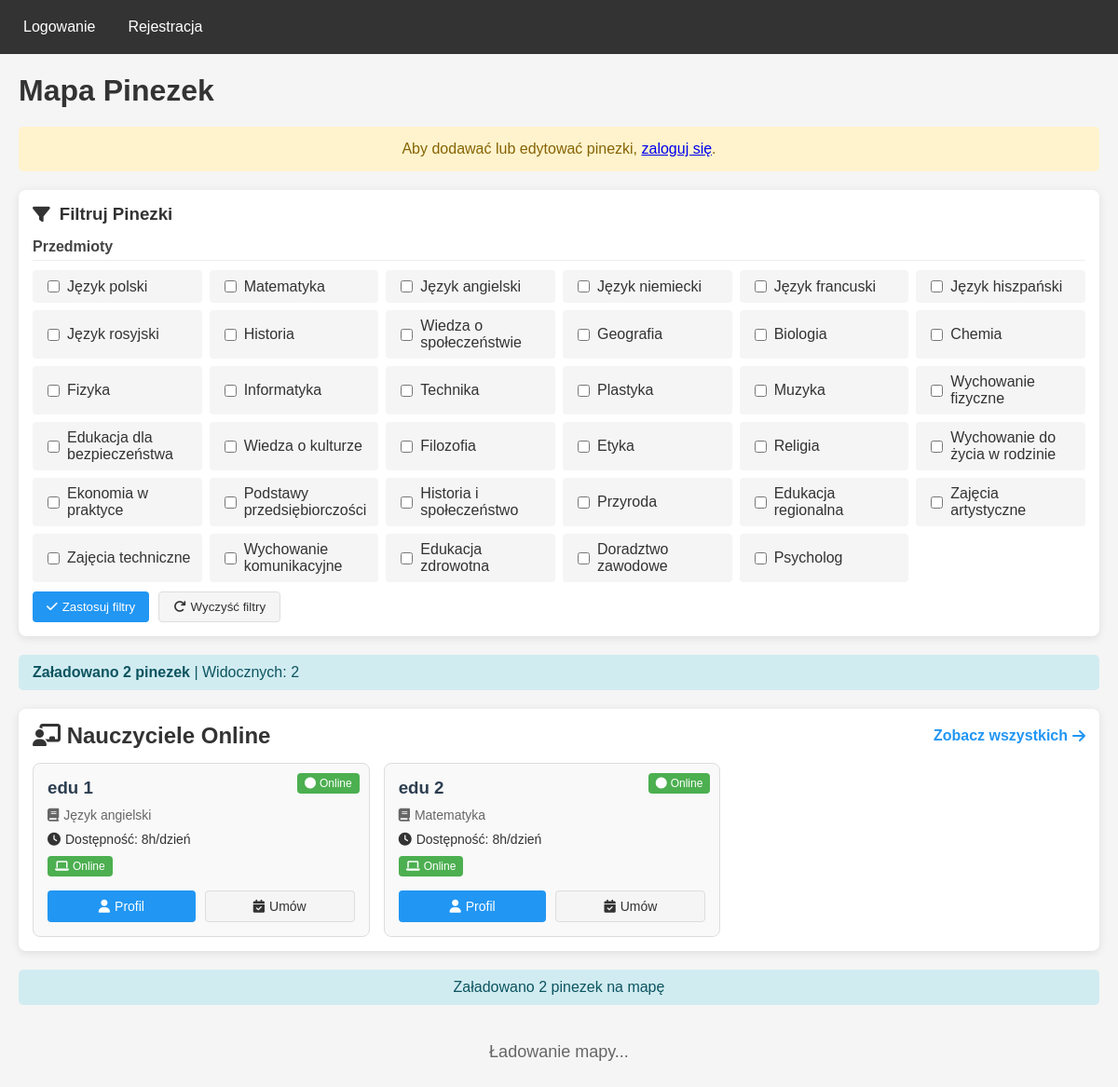
Before: / with the older database file.
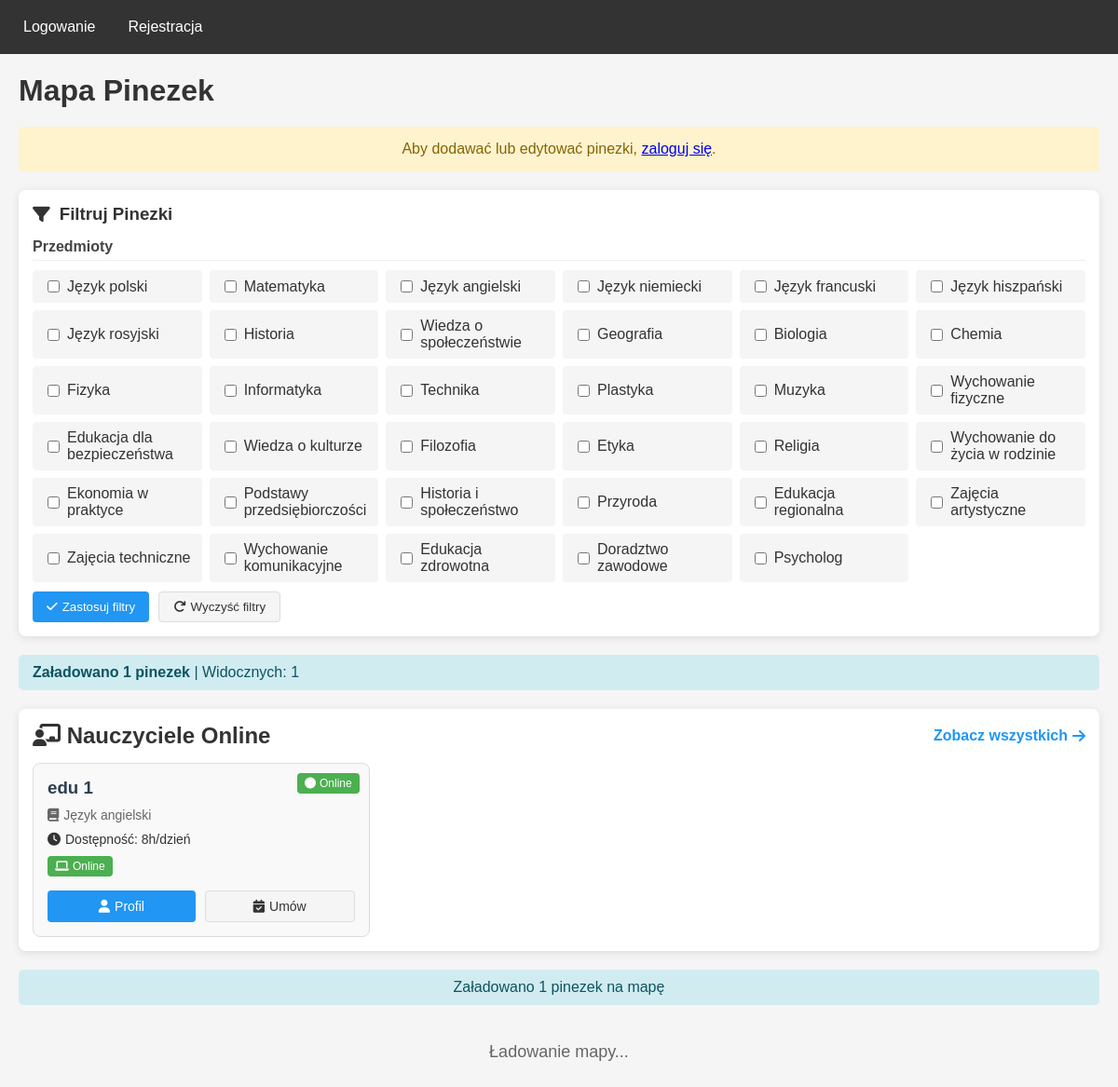
After: the same page with the newer database file.
### tables this page shows
CREATE TABLE users (
                id INTEGER PRIMARY KEY AUTOINCREMENT,
                username TEXT UNIQUE NOT NULL,
                email TEXT UNIQUE NOT NULL,
                hash TEXT NOT NULL,
                role INTEGER DEFAULT 0,
                voivodeship TEXT,
                regional_teacher_id INTEGER,
                first_name TEXT,
                last_name TEXT,
                phone TEXT,
                school TEXT,
                subjects TEXT,
                experience_years INTEGER,
                bio TEXT,
                profile_picture TEXT,
                created_at TIMESTAMP DEFAULT CURRENT_TIMESTAMP,
                is_online INTEGER DEFAULT 0,
                last_online TIMESTAMP,
                teaching_modes TEXT DEFAULT 'online',
                availability_hours INTEGER DEFAULT 8,
                parental_email TEXT,
                password_setup_token TEXT,
                token_expiry TIMESTAMP,
                password_reset_token TEXT,
                password_reset_expiry TIMESTAMP,
                tmethod TEXT DEFAULT 'default_method'
            );

### app.py (the view, shortened to what this page needs)
@app.route("/")
def index():
    db = get_db()
    pins_rows = db.execute("""
        SELECT p.*, u.username as creator, u.email as creator_email, u.subjects
        FROM pins p
        JOIN users u ON p.created_by = u.id
    """).fetchall()
    pins = []
    for row in pins_rows:
        pin = dict(row)
        if pin['subjects']:
            subjects = pin['subjects'].split(',')
            if subjects:
                first_subject = subjects[0].strip()
                pin['color'] = SUBJECT_COLORS.get(first_subject, DEFAULT_PIN_COLOR)
                pin['first_subject'] = first_subject
        else:
            pin['color'] = DEFAULT_PIN_COLOR
            pin['first_subject'] = None
        pins.append(pin)
    online_teachers = db.execute("""
        SELECT id, first_name, last_name, subjects, availability_hours, teaching_modes, is_online, last_online
        FROM users
        WHERE role IN (?, ?) AND is_online = 1
        ORDER BY last_online DESC
        LIMIT 3
    """, (ROLE_TEACHER, ROLE_REGIONAL_TEACHER)).fetchall()
    online_teachers = rows_to_dict_list(online_teachers)
    teacher_has_pin = False
    role = None
    managed_teachers = []
    unread_notifications = 0
    return render_template(
        "index.html",
        pins=pins,
        online_teachers=online_teachers,
        teacher_has_pin=teacher_has_pin,
        role=role,
        logged_in="user_id" in session,
        managed_teachers=managed_teachers,
        unread_notifications=unread_notifications,
        school_subjects=SCHOOL_SUBJECTS
    )

### app.py (called while the page is built)
def get_db():
    db = getattr(g, '_database', None)
    if db is None:
        db = g._database = sqlite3.connect(DATABASE)
        db.row_factory = sqlite3.Row
    return db

@app.teardown_appcontext
def close_connection(exception):
    db = getattr(g, '_database', None)
    if db is not None:
        db.close()

def rows_to_dict_list(rows):
    return [dict(row) for row in rows] if rows else []

@app.context_processor
def utility_processor():
    return dict(
        get_day_name=get_day_name,
        get_role_name=get_role_name,
        datetime=datetime,
        timedelta=timedelta,
        format_time_slot=format_time_slot
    )

### templates/index.html (shortened to what this page needs)
<!DOCTYPE html>
<html lang="pl">
<head>
    <link href="https://api.mapbox.com/mapbox-gl-js/v3.1.0/mapbox-gl.css" rel="stylesheet">
    <link rel="stylesheet" href="https://cdnjs.cloudflare.com/ajax/libs/font-awesome/6.4.0/css/all.min.css">
</head>
<body>
    <nav>
        <div class="nav-left">
            {% if logged_in %}
                Witaj, <strong>{{ session.get('username') }}</strong> ({{ role }}) |
                <a href="{{ url_for('index') }}">Strona główna</a>
                <a href="{{ url_for('online_teachers') }}">Nauczyciele Online</a>
                {% if role in ['admin', 'teacher'] %}
                    <a href="{{ url_for('add') }}">Dodaj Pinezkę</a>
                {% endif %}
                {% if role == 'teacher' and teacher_has_pin %}
                    <a href="{{ url_for('edit_pin', pin_id=session.get('assigned_pin_id')) }}">Edytuj swoją pinezkę</a>
                {% endif %}
                {% if role == 'admin' %}
                    <a href="{{ url_for('users') }}">Użytkownicy</a>
                    <a href="{{ url_for('messages') }}">Wiadomości</a>
                {% endif %}
                {% if role in ['teacher', 'regional_teacher'] %}
                    <a href="{{ url_for('crm') }}" class="crm-button">
                        <i class="fas fa-chalkboard-teacher"></i> Panel Nauczyciela
                    </a>
                {% endif %}
            {% else %}
                <a href="{{ url_for('login') }}">Logowanie</a>
                <a href="{{ url_for('register') }}">Rejestracja</a>
            {% endif %}
        </div>
    </nav>
    <h1>Mapa Pinezek</h1>
    {% if not logged_in %}
    <div class="login-info">
        Aby dodawać lub edytować pinezki, <a href="{{ url_for('login') }}">zaloguj się</a>.
    </div>
    {% endif %}
    <div class="filters-section">
        <div class="filters-header">
            <h3 class="filters-title"><i class="fas fa-filter"></i> Filtruj Pinezki</h3>
        </div>
        <div class="filters-container">
            <div class="filter-group">
                <h4>Przedmioty</h4>
                <div class="subject-filters">
                    {% for subject in school_subjects %}
                    <div class="subject-filter" data-subject="{{ subject }}">
                        <input type="checkbox" id="subject-{{ loop.index }}" name="subject" value="{{ subject }}">
                        <label for="subject-{{ loop.index }}">{{ subject }}</label>
                    </div>
                    {% endfor %}
                </div>
                <div class="filter-buttons">
                    <button class="filter-btn" id="applyFilters">
                        <i class="fas fa-check"></i> Zastosuj filtry
                    </button>
                    <button class="filter-btn reset" id="resetFilters">
                        <i class="fas fa-redo"></i> Wyczyść filtry
                    </button>
                </div>
            </div>
        </div>
    </div>
    <div class="filter-results">
        <div>
            <span class="count">Załadowano <span id="totalPins">{{ pins|length }}</span> pinezek</span>
            <span> | Widocznych: <span id="visiblePins">{{ pins|length }}</span></span>
        </div>
    </div>
    <div class="online-teachers-section">
        <div class="section-header">
            <h2 class="section-title"><i class="fas fa-chalkboard-teacher"></i> Nauczyciele Online</h2>
            <a href="{{ url_for('online_teachers') }}" class="view-all-link">
                Zobacz wszystkich <i class="fas fa-arrow-right"></i>
            </a>
        </div>
        <div class="teachers-list">
            {% for teacher in online_teachers %}
            <div class="teacher-card">
                {% if teacher.is_online %}
                    <div class="online-badge">
                        <i class="fas fa-circle"></i> Online
                    </div>
                {% else %}
                    <div class="online-badge status-offline">
                        <i class="fas fa-circle"></i> Offline
                    </div>
                {% endif %}
                <h3>{{ teacher.first_name }} {{ teacher.last_name }}</h3>
                <div class="subjects">
                    <i class="fas fa-book"></i> {{ teacher.subjects }}
                </div>
                <div class="availability">
                    <i class="fas fa-clock"></i> Dostępność: {{ teacher.availability_hours }}h/dzień
                </div>
                <div class="modes">
                    {% if 'online' in teacher.teaching_modes %}
                    <span class="mode-badge online">
                        <i class="fas fa-laptop"></i> Online
                    </span>
                    {% endif %}
                </div>
                <div class="actions">
                    <a href="{{ url_for('teacher_profile', teacher_id=teacher.id) }}" class="btn btn-primary">
                        <i class="fas fa-user"></i> Profil
                    </a>
                    {% if teacher.is_online %}
                        <a href="{{ url_for('book_teacher', teacher_id=teacher.id) }}" class="btn btn-secondary">
                            <i class="fas fa-calendar-check"></i> Umów
                        </a>
                    {% else %}
                        <button class="btn btn-secondary" disabled>
                            <i class="fas fa-calendar-times"></i> Niedostępny
                        </button>
                    {% endif %}
                </div>
            </div>
            {% else %}
            <p>Brak nauczycieli online w tym momencie.</p>
            {% endfor %}
        </div>
    </div>
    <div class="pins-info">
        Załadowano {{ pins|length }} pinezek na mapę
    </div>
    <div id="loading" class="loading">Ładowanie mapy...</div>
</body>
</html>

### templates/index.html (style rules this page uses)
body { font-family: Arial, sans-serif; margin: 0; padding: 20px; background-color: #f5f5f5; }
nav { background-color: #333; padding: 15px; margin: -20px -20px 20px -20px; color: white; display: flex; align-items: center; justify-content: space-between; }
nav .nav-left, nav .nav-right { display: flex; align-items: center; }
nav a { color: white; text-decoration: none; margin-right: 15px; padding: 5px 10px; border-radius: 3px; transition: background-color 0.3s; }
h1 { color: #333; margin-bottom: 20px; }
.loading { text-align: center; padding: 20px; font-size: 18px; color: #666; }
.pins-info { background-color: #d1ecf1; color: #0c5460; padding: 10px; border-radius: 5px; margin-bottom: 20px; text-align: center; }
.login-info { background-color: #fff3cd; color: #856404; padding: 15px; border-radius: 5px; margin-bottom: 20px; text-align: center; }
.online-teachers-section { margin: 20px 0; background-color: #fff; border-radius: 8px; box-shadow: 0 2px 10px rgba(0,0,0,0.1); padding: 15px; position: relative; }
.section-header { display: flex; justify-content: space-between; align-items: center; margin-bottom: 15px; }
.section-title { margin: 0; color: #333; }
.view-all-link { color: #2196F3; text-decoration: none; font-weight: bold; display: flex; align-items: center; gap: 5px; }
.teachers-list { display: flex; flex-wrap: wrap; gap: 15px; margin-top: 15px; }
.teacher-card { background-color: #f9f9f9; border: 1px solid #ddd; border-radius: 8px; padding: 15px; width: calc(33.333% - 15px); box-sizing: border-box; position: relative; transition: transform 0.3s, box-shadow 0.3s; }
.teacher-card .online-badge { position: absolute; top: 10px; right: 10px; background-color: #4CAF50; color: white; padding: 4px 8px; border-radius: 4px; font-size: 12px; display: flex; align-items: center; gap: 4px; }
.teacher-card h3 { margin-top: 0; margin-bottom: 10px; color: #2c3e50; }
.teacher-card .subjects { color: #666; font-size: 14px; margin-bottom: 10px; display: flex; align-items: center; gap: 5px; }
.teacher-card .availability { font-size: 14px; color: #333; margin-bottom: 10px; display: flex; align-items: center; gap: 5px; }
.teacher-card .modes { display: flex; gap: 5px; margin-top: 10px; }
.mode-badge { background-color: #e0e0e0; padding: 4px 8px; border-radius: 4px; font-size: 12px; display: flex; align-items: center; gap: 4px; }
.mode-badge.online { background-color: #4CAF50; color: white; }
.teacher-card .actions { margin-top: 15px; display: flex; gap: 10px; }
.btn { padding: 8px 15px; border-radius: 4px; text-decoration: none; font-size: 14px; cursor: pointer; border: none; transition: background-color 0.3s; display: flex; align-items: center; justify-content: center; gap: 5px; }
.btn-primary { background-color: #2196F3; color: white; flex: 1; }
.btn-secondary { background-color: #f5f5f5; color: #333; border: 1px solid #ddd; flex: 1; }
.filters-section { margin-bottom: 20px; background-color: #fff; padding: 15px; border-radius: 8px; box-shadow: 0 2px 10px rgba(0,0,0,0.1); }
.filters-header { display: flex; justify-content: space-between; align-items: center; margin-bottom: 15px; }
.filters-title { margin: 0; color: #333; display: flex; align-items: center; gap: 10px; }
.filters-container { display: flex; flex-wrap: wrap; gap: 15px; }
.filter-group { flex: 1; min-width: 200px; }
.filter-group h4 { margin-top: 0; margin-bottom: 10px; color: #444; border-bottom: 1px solid #eee; padding-bottom: 5px; }
.subject-filters { display: grid; grid-template-columns: repeat(auto-fill, minmax(180px, 1fr)); gap: 8px; }
.subject-filter { display: flex; align-items: center; padding: 8px 12px; background-color: #f5f5f5; border-radius: 4px; transition: all 0.3s; }
.subject-filter input { margin-right: 8px; cursor: pointer; }
.subject-filter label { cursor: pointer; flex: 1; color: #333; }
.filter-buttons { display: flex; gap: 10px; margin-top: 10px; }
.filter-btn { padding: 8px 15px; border-radius: 4px; background-color: #2196F3; color: white; border: none; cursor: pointer; transition: background-color 0.3s; display: flex; align-items: center; gap: 5px; }
.filter-btn.reset { background-color: #f5f5f5; color: #333; border: 1px solid #ddd; }
.filter-results { display: flex; justify-content: space-between; align-items: center; background-color: #d1ecf1; color: #0c5460; padding: 10px 15px; border-radius: 5px; margin-bottom: 20px; }
.filter-results .count { font-weight: bold; }

Changed rows visible on the page:
no longer on this page (row edited): users: is_online 1 (drawn), first_name "edu", last_name "2", subjects "Matematyka", availability_hours "8", teaching_modes "online" (drawn)
Other visible differences:
{{ pins|length }}: "2" → "1"
